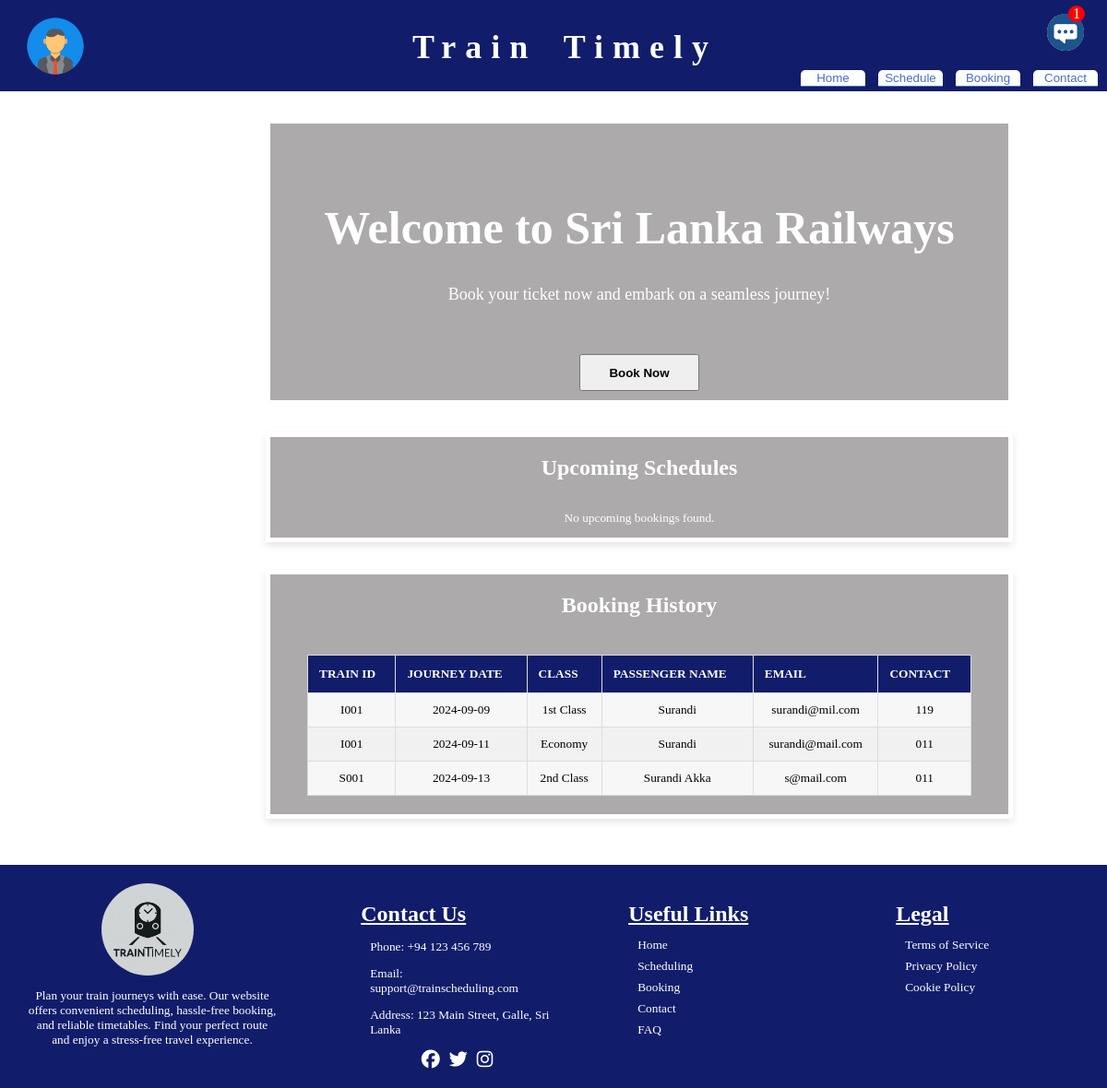
/traintimely/home.php (signed in), run on the app's committed database.
### tables this page shows
CREATE TABLE `bookings` (
  `bookingID` int(11) NOT NULL,
  `user_id` int(11) DEFAULT NULL,
  `train_id` varchar(6) NOT NULL,
  `journey_date` date NOT NULL,
  `class` varchar(10) NOT NULL,
  `username` varchar(100) NOT NULL,
  `email` varchar(100) NOT NULL,
  `contact` varchar(20) NOT NULL,
  `booking_date` timestamp NOT NULL DEFAULT current_timestamp()
);

### traintimely/home.php (the view, shortened to what this page needs)
<?php
if (isset($_SESSION["user_id"])) {
    $user_id = $_SESSION["user_id"];
} else {
    header("Location: login.php");
    exit();
}
?>
<!DOCTYPE html>
<html>
<head>
    <link rel="stylesheet" href="headfoot.css">
    <link rel="stylesheet" href="https://cdnjs.cloudflare.com/ajax/libs/font-awesome/6.4.2/css/all.min.css">
</head>
<body>
    <header>
        <div class="header-content">
            <div class="profile-icon">
                <a href="#"><img src="profimg.png"></a>
            </div>
            <div class="titlecont">
                <div class="title">
                    <h2>Train Timely</h2>
                </div>
            </div>
            <div class="rightspace">
                <div class="message-icon-container">
                    <img class="message-icon" src="download.png" >
                    <div class="notification-count">1</div>
                </div>
            </div>
        </div>
        <div>
            <nav class="navigation">
                <a href="home.php"><button>Home</button></a>
                <a href="shedule.php"><button>Schedule</button></a>
                <a href="booking.php"><button>Booking</button></a>
                <a href="contact.php"><button>Contact</button></a>
            </nav>
        </div>
    </header>
    <maim>
        <video autoplay muted loop id="backgroundVideo">
            <source src="videos/trainVideo.mp4" type="video/mp4">
        </video>
        <div class="middle-content">
            <div class="text-content">
                <div style="text-align: center;
                    margin-top:50px;">
                <h1 style="font-size: 50px;color: white;">Welcome to Sri Lanka Railways</h1>
                <p style="font-size: 18px;">Book your ticket now and embark on a seamless journey!</p>
            </div>
            <br><br>
            <a href="shedule.php"><button class="register-button">Book Now</button></a>
            </div>
        <?php
            include 'connection.php';
            $current_date = date('Y-m-d');
            $sql = "SELECT * FROM bookings WHERE user_id = ? AND journey_date >= ?";
            $stmt = $conn->prepare($sql);
            $stmt->bind_param("is", $user_id, $current_date);
            $stmt->execute();
            $result = $stmt->get_result();
        ?>
        <div class="textcontent-2">
            <h2>Upcoming Schedules</h2>
            <?php if ($result->num_rows > 0): ?>
            <table style="color: black;">
                <thead>
                    <tr>
                        <th>Train ID</th>
                        <th>Journey Date</th>
                        <th>Class</th>
                        <th>Passenger Name</th>
                        <th>Email</th>
                        <th>Contact</th>
                    </tr>
                </thead>
                <tbody>
                    <?php while ($row = $result->fetch_assoc()): ?>
                    <tr>
                        <td><?php echo htmlspecialchars($row['train_id']); ?></td>
                        <td><?php echo htmlspecialchars($row['journey_date']); ?></td>
                        <td><?php echo htmlspecialchars($row['class']); ?></td>
                        <td><?php echo htmlspecialchars($row['username']); ?></td>
                        <td><?php echo htmlspecialchars($row['email']); ?></td>
                        <td><?php echo htmlspecialchars($row['contact']); ?></td>
                    </tr>
                    <?php endwhile; ?>
                </tbody>
            </table>
            <?php else: ?>
            <p>No upcoming bookings found.</p>
            <?php endif; ?>
        </div>
        <?php
        include 'connection.php';
        $sql = "SELECT * FROM bookings WHERE user_id = ?";
        $stmt = $conn->prepare($sql);
        $stmt->bind_param("i", $user_id);
        $stmt->execute();
        $result = $stmt->get_result();
        ?>
        <div class="textcontent-2">
            <h2>Booking History</h2>
            <?php if ($result->num_rows > 0): ?>
            <table style="color: black;">
                <thead>
                    <tr>
                        <th>Train ID</th>
                        <th>Journey Date</th>
                        <th>Class</th>
                        <th>Passenger Name</th>
                        <th>Email</th>
                        <th>Contact</th>
                    </tr>
                </thead>
                <tbody>
                    <?php while ($row = $result->fetch_assoc()): ?>
                    <tr>
                        <td><?php echo htmlspecialchars($row['train_id']); ?></td>
                        <td><?php echo htmlspecialchars($row['journey_date']); ?></td>
                        <td><?php echo htmlspecialchars($row['class']); ?></td>
                        <td><?php echo htmlspecialchars($row['username']); ?></td>
                        <td><?php echo htmlspecialchars($row['email']); ?></td>
                        <td><?php echo htmlspecialchars($row['contact']);
                    ?></td>
                    </tr>
                    <?php endwhile; ?>
                </tbody>
            </table>
            <?php else: ?>
            <p>No bookings found.</p>
            <?php endif; ?>
        </div>
        </div>
    </maim>
    <footer>
        <div class="logo-container">
            <img src="logo.jpeg" alt="Your Company Logo">
            <p>Plan your train journeys with ease. Our website offers convenient scheduling, hassle-free booking, and reliable timetables. Find your perfect route and enjoy a stress-free travel experience.</p>
        </div>
        <div class="contact">
            <h2>Contact Us</h2>
            <p>Phone: +94 123 456 789</p>
            <p>Email: support@trainscheduling.com</p>
            <p>Address: 123 Main Street, Galle, Sri Lanka</p>
            <ul class="social-links">
                <li><a href="#"><i class="fab fa-facebook"></i></a></li>
                <li><a href="#"><i class="fab fa-twitter"></i></a></li>
                <li><a href="#"><i class="fab fa-instagram"></i></a></li>
            </ul>
        </div>
        <div class="useful-links">
            <h2>Useful Links</h2>
            <ul>
                <li><a href="home.php">Home</a></li>
                <li><a href="shedule.php">Scheduling</a></li>
                <li><a href="booking.php">Booking</a></li>
                <li><a href="contact.php">Contact</a></li>
                <li><a href="faq.html">FAQ</a></li>
            </ul>
        </div>
        <div class="legal">
            <h2>Legal</h2>
            <ul>
                <li><a href="terms-of-service.html">Terms of Service</a></li>
                <li><a href="privacy-policy.html">Privacy Policy</a></li>
                <li><a href="cookie-policy.html">Cookie Policy</a></li>
            </ul>
        </div>
    </footer>
</body>
</html>

### traintimely/headfoot.css (style rules this page uses)
body { margin: 0; padding: 0; border: 0; }
#backgroundVideo { position: fixed; top: 50%; left: 50%; min-width: 100%; min-height: 100%; width: auto; height: auto; z-index: -1; transform: translate(-50%, -50%); background-size: cover; }
header { display: block; width: 100%; background-color: #111d6a; }
.header-content { display: flex; flex-direction: row; width: 100%; height: 75px; }
.profile-icon { float: left; width: 15%; margin-left: 25px; margin-top: 15px; }
.profile-icon img { float: left; margin-right: 20px; height: 70px; }
.titlecont { display: flex; flex-direction: column; width: 85%; }
.title { text-align: center; color: white; font-family: Cambria, Cochin, Georgia, Times, 'Times New Roman', serif; font-size: x-large; letter-spacing: 10px; word-spacing: 10px; }
.navigation { width: 100%; text-align: right; padding-bottom: 5px; }
.navigation button { display: inline-block; margin-right: 10px; width: 70px; color: #4472c4; background-color: white; border: 0; border-top-left-radius: 5px; border-top-right-radius: 5px; border-bottom: #4472c4 solid; border-width: 1px; transition: transform 0.3s; }
.navigation a { text-decoration: none; }
.rightspace { width: 15%; }
.message-icon-container { position: relative; }
.message-icon { width: 40px; float: right; margin-right: 20px; height: 40px; border-radius: 180px; margin-right: 25px; margin-top: 15px; cursor: pointer; }
.notification-count { position: absolute; background-color: red; color: white; top: 6px; right: 24px; border-radius: 180px; width: 18px; text-align: center; }
.register-button { width: 130px; height: 40px; font-weight: bold; border: solid none; margin-bottom: 10px; cursor: pointer; }
.middle-content { height: fit-content; display: flex; flex-direction: column; }
.text-content { display: flex; flex-direction: column; background-color: rgba(56, 50, 54, 0.41) ; border: 5px solid #fff; color:rgb(255, 255, 255); width: 800px; height: 300px; text-align: center; justify-content: center; align-items: center; margin-top: 30px; margin-bottom: 30px; margin-left: 24%; }
.textcontent-2 { display: flex; flex-direction: column; background-color: rgba(56, 50, 54, 0.41) ; border: 5px solid #fff; box-shadow: 0 4px 8px rgba(0, 0, 0, 0.1); color:rgb(255, 255, 255); width: 800px; height: fit-content; text-align: center; justify-content: center; align-items: center; margin-bottom: 30px; margin-left: 24%; }
table { width: 90%; border-collapse: collapse; border-color: black; margin-top: 20px; margin-bottom: 20px; margin-left: 5%; margin-right: 5%; background-color: rgba(255, 255, 255, 0.9); overflow: hidden; }
thead th { background-color: #111d6a; color: white; padding: 12px; text-align: left; font-size: smaller; text-transform: uppercase; }
tbody td { padding: 10px; border-bottom: 1px solid #ddd; font-size: smaller; }
tbody tr:nth-child(even) { background-color: rgba(240, 240, 240, 0.8); }
table, th, td { border: 1px solid #ddd; border-collapse: collapse; }
footer { background-color: #111d6a; padding: 20px; display: flex; justify-content: space-between; margin-top: 20px; }
footer h2 { color: white; margin-bottom: 10px; text-decoration: underline; }
footer ul { list-style: none; padding: 0; margin: 0; }
footer li { margin-bottom: 5px; margin-left: 10px; }
footer a, p { color: white; text-decoration: none; font-size: smaller; }
.social-links { display: flex; justify-content: center; }
.social-links li { margin: 0 5px; }
.social-links i { font-size: 20px; color: white; }
.contact { width: 18%; }
.useful-links { width: 18%; }
.legal { width: 18%; }
.contact p { color: white; font-size: smaller; margin-left: 10px; }
.logo-container { display: flex; flex-direction: column; align-items: center; margin-bottom: 10px; width: 25%; text-align: center; }
.logo-container p { margin-left: 10px; margin-right: 10px; }
.logo-container img { width: 100px; margin-right: 10px; border-radius: 50%; }

### data on the page
bookings: train "I001", journey_date "2024-09-09", class "1st Class", username "Surandi", email "surandi@mil.com", contact "119"
bookings: train "I001", journey_date "2024-09-11", class "Economy", username "Surandi", email "surandi@mail.com", contact "011"
bookings: train "S001", journey_date "2024-09-13", class "2nd Class", username "Surandi Akka", email "s@mail.com", contact "011"
